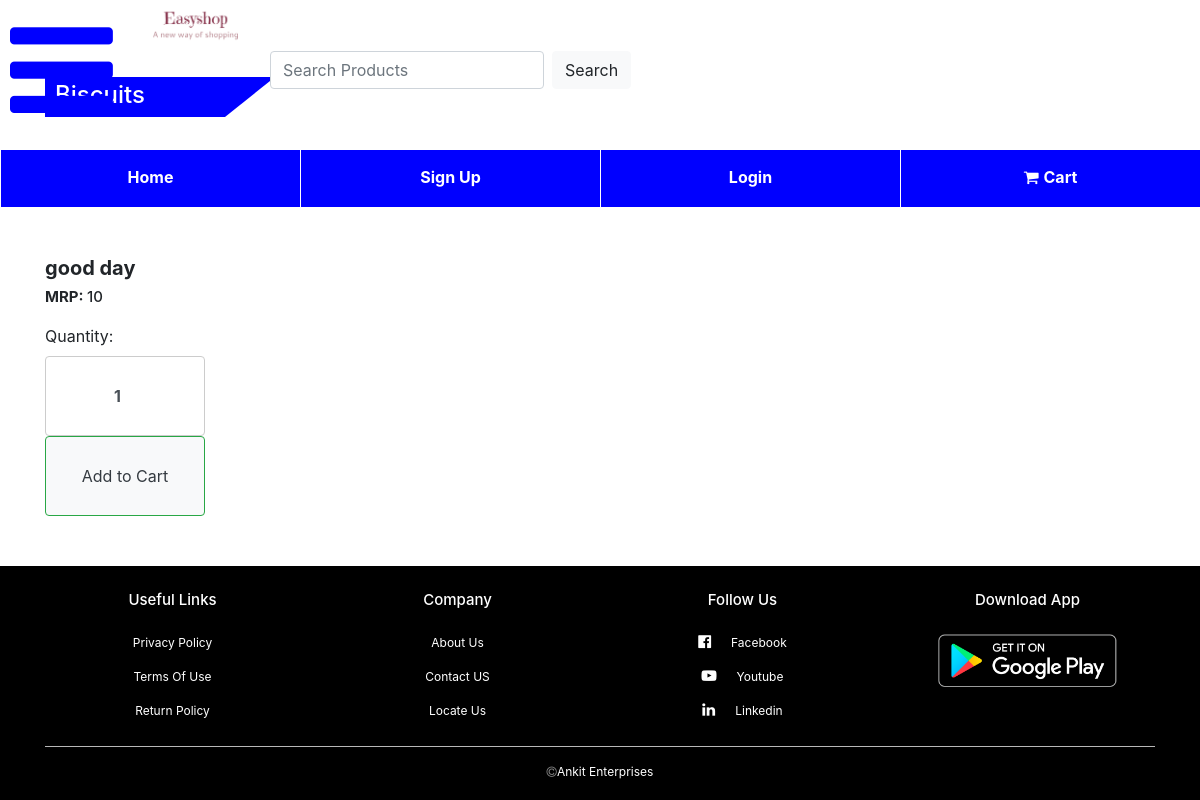
The app's page /product.php?cat_id=1 with its own data.
### tables this page shows
CREATE TABLE `product_categories` (
  `categories_id` int(11) NOT NULL,
  `categories_title` varchar(256) NOT NULL
);

CREATE TABLE `products` (
  `product_id` int(11) NOT NULL,
  `product_category_id` int(11) NOT NULL,
  `product_name` varchar(256) NOT NULL,
  `product_manufacturer` varchar(256) NOT NULL,
  `product_distributor` varchar(256) NOT NULL,
  `product_quantities` int(11) NOT NULL,
  `product_image` varchar(256) NOT NULL,
  `product_purchase_rate` int(11) NOT NULL,
  `net_purchase_rate` float NOT NULL,
  `product_sale_rate` int(11) NOT NULL,
  `product_mrp` int(11) NOT NULL,
  `c_gst` int(11) NOT NULL,
  `s_gst` int(11) NOT NULL,
  `product_mfg` date NOT NULL,
  `product_exp` date NOT NULL,
  `product_barcode` bigint(255) NOT NULL
);

### product.php (the view, shortened to what this page needs)
<?php include "includes/header.php" ?>
<?php if(isset($_SESSION['username'])){
 include "includes/navigation_user.php";
}else{
 include "includes/navigation.php";
}
?>
<?php
    if(isset($_GET['cat_id'])){
        $the_cat_id=$_GET['cat_id'];
   $query="SELECT * FROM product_categories WHERE categories_id= $the_cat_id ";
   $categories_query=mysqli_query($connection,$query);
   while($row=mysqli_fetch_assoc($categories_query)){
    $categories_id = $row['categories_id'];
    $categories_title = $row['categories_title'];
?>
<section class="on-sale">
  <div class="container">
      <div class="title-box">
          <h2><?php echo $categories_title ?></h2>
      </div>
      <div class="row">
  <?php
    $query="SELECT * FROM products WHERE product_category_id=$categories_id ";
    $results=mysqli_query($connection,$query);
while($row=mysqli_fetch_assoc($results)){
    $product_id = $row['product_id'];
    $product_name = $row['product_name'];
    $product_mrp = $row['product_mrp'];
     ?>
           <div class="col-md-2">
              <div class="product-top">
              </div>
              <div class="product-bottom ">
                      <h3><?php echo $product_name ?></h3>
                      <h5><b>MRP:  </b><?php echo $product_mrp ?></h5>
                      <form action="" method="post">
                      <label for="quantity">Quantity:</label>
                      <input name="quantity" class="form-control " type="number" id="number" value="1" >
                       <button id="add" name="add" class="btn btn-success bg-light text-dark " value="<?php echo $product_id ?>">Add to Cart</button>
                      </form>
              </div>
          </div>
         <?php
}
           ?>
   </div>
        <?php
}
           ?>
  </div>
</section>
       <?php
}
           ?>
<?php include "includes/footer.php" ?>

### css/style.css (style rules this page uses)
* { margin: 0; padding: 0; }
body { background-color: #f1f3f4; font-family: sans-serif; }
.title-box { background-color: blue; color: #fff; width: 180px; padding: 4px 10px; height: 40px; margin-bottom: 30px; display: flex; }
.title-box h2 { font-size: 24px; }
.title-box::after { content: ''; border-top: 40px solid blue; border-right: 50px solid transparent; position: absolute; display: flex; margin-top: -4px; margin-left: 170px; }
.product-bottom h3 { font-size: 20px; font-weight: bold; }
.product-bottom h5 { font-size: 15px; padding-bottom: 10px; }
.product-bottom input { border: 1px solid #ccc; font-weight: bold; height: 40px; text-align: center; width: 80px; }
@media only screen and (max-width:1200px) { #add { width: 100%; height: 80px; } }
@media only screen and (max-width:1200px) { #number { width: 100%; height: 80px; } }

### records on screen
product_categories: categories_title "Biscuits"
products: product_name "good day", product_mrp "10"
